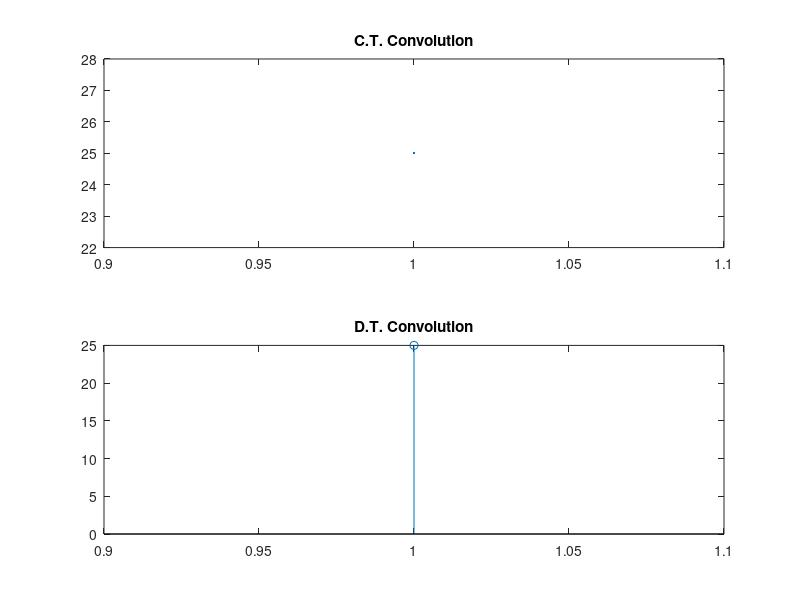

This chart was generated by the following MATLAB code:
clear all;
u=input('Enter the values');
v=input('Enter the values');
x=conv(u,v)
subplot(2,1,1)
plot(x)
title('C.T. Convolution')

subplot(2,1,2)
stem(x)
title('D.T. Convolution')


